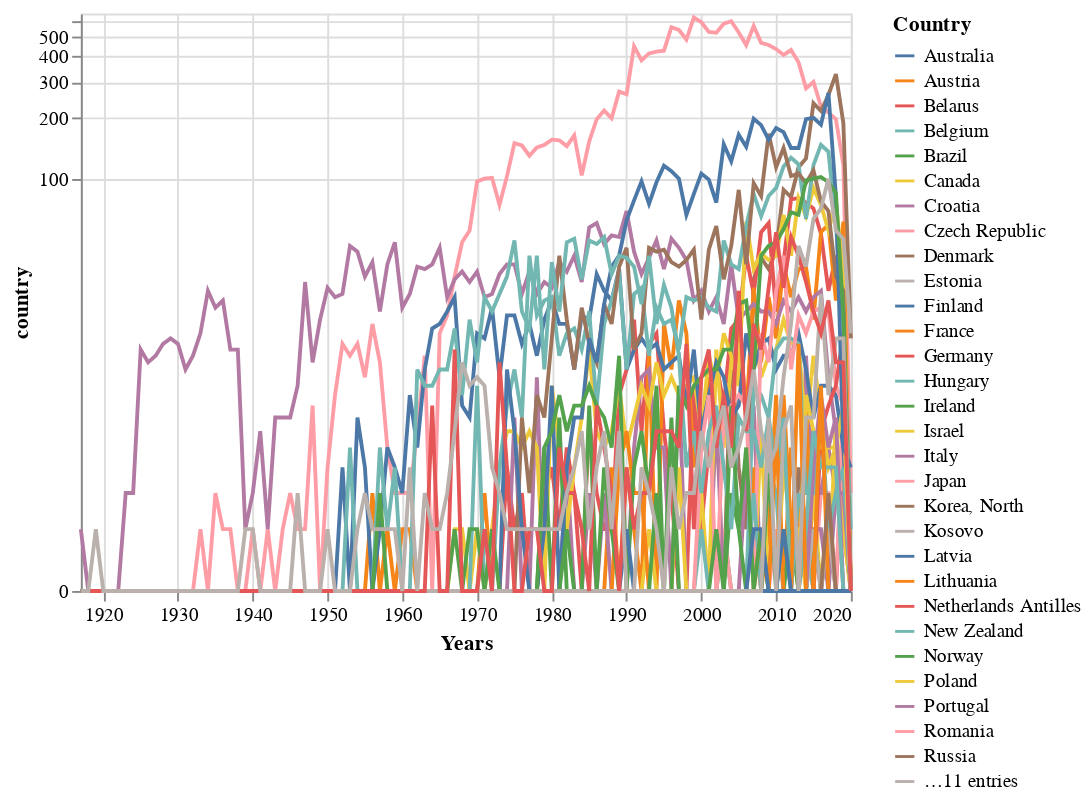

The notebook cell this image was saved under:
### Markdown cell above
This doesn't really get to our issue though -- we are just filtering out those zero years/countries.  In this case, instead of filtering, we probably want to use a symmetric log instead of a log for our scale;

### Code cell
linecorg = alt.Chart(corg_source).mark_line().encode(
    alt.Y('country:Q',scale=alt.Scale(type='symlog')),
    x='Years:T',
    color='Country:N'
)
linecorg

### Figure 1 — Vega-Lite specification as saved in the notebook (floating-point values rounded to 4 significant figures; data arrays with more than 128 entries replaced by an {"elided": "..."} marker saying what was removed)
{"config": {"view": {"continuousWidth": 400, "continuousHeight": 300}}, "data": {"name": "data-7c69f5ed7cb8912c25b97649bee5ef2e"}, "mark": "line", "encoding": {"color": {"field": "Country", "type": "nominal"}, "x": {"field": "Years", "type": "temporal"}, "y": {"field": "country", "scale": {"type": "symlog"}, "type": "quantitative"}}, "$schema": "https://vega.github.io/schema/vega-lite/v4.17.0.json", "datasets": {"data-7c69f5ed7cb8912c25b97649bee5ef2e": {"elided": "4160 records"}}}
